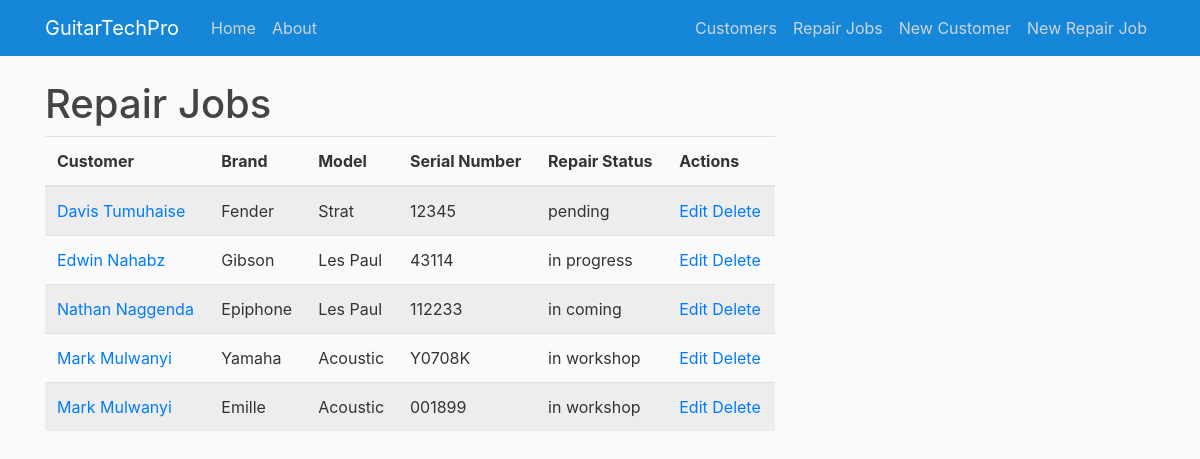
Before: /guitars/view with the older database file.
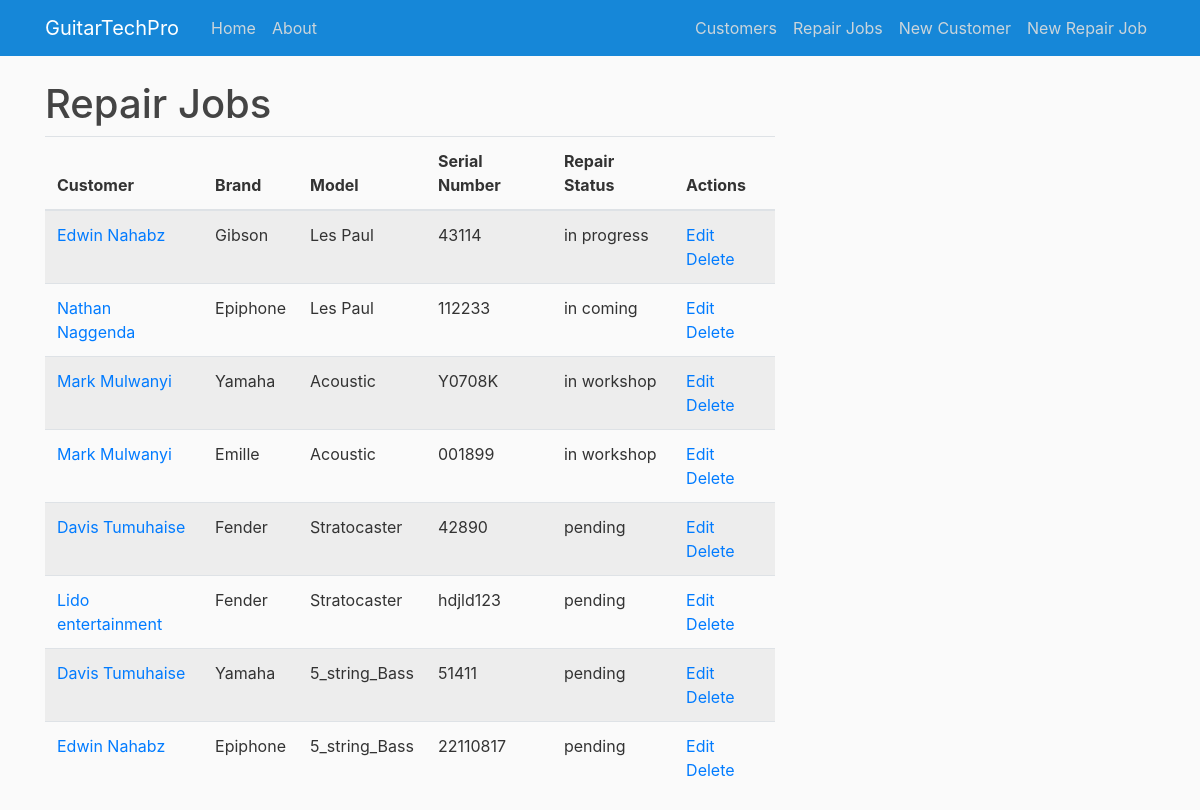
After: the same page with the newer database file.
### app/models.py (models this page shows, shortened)
class Guitar(db.Model):
    id = db.Column(db.Integer, primary_key=True)
    brand = db.Column(db.String(50), nullable=False)
    model = db.Column(db.String(50), nullable=False)
    serial_number = db.Column(db.String(50), nullable=True)
    description = db.Column(db.String(250), nullable=False)
    repair_status = db.Column(db.String(50), nullable=False)
    customer_id = db.Column(db.Integer, db.ForeignKey('customer.id'), nullable=False)

class Customer(db.Model):
    id = db.Column(db.Integer, primary_key=True)
    firstname = db.Column(db.String(50), nullable=False)
    lastname = db.Column(db.String(50), nullable=False)
    phone = db.Column(db.String(20), nullable=False)
    email = db.Column(db.String(120), nullable=True)
    guitars = db.relationship('Guitar', backref='customer', lazy=True)

### app/routes.py (the view)
@app.route('/guitars/view', methods=['GET', 'POST'])
def view_guitars():
    guitars = Guitar.query.all()
    return render_template('view_guitars.html', guitars=guitars)

### app/templates/view_guitars.html (shortened to what this page needs)
{% extends 'base.html' %}
{% block content %}
<h1>Repair Jobs</h1>
<div class="table-responsive">
    <table class="table table-striped">
        <thead>
            <tr>
                <th>Customer</th>
                <th>Brand</th>
                <th>Model</th>
                <th>Serial Number</th>
                <th>Repair Status</th>
                <th>Actions</th>
            </tr>
        </thead>
        <tbody>
            {% for guitar in guitars %}
            <tr>
                <td>
                    {% if guitar.customer %}
                    <a href="{{ url_for('view_customer_guitars', customer_id=guitar.customer.id) }}">
                        {{ guitar.customer.firstname }} {{ guitar.customer.lastname }}
                    </a>
                    {% else %}
                    <a href="{{ url_for('add_customer', guitar_id=guitar.id) }}">Add Customer</a>
                    {% endif %}
                </td>
                <td>{{ guitar.brand }}</td>
                <td>{{ guitar.model }}</td>
                <td>{{ guitar.serial_number}}</td>
                <td>{{ guitar.repair_status }}</td>
                <td>
                    <a href="{{ url_for('edit_guitar', guitar_id=guitar.id) }}">Edit</a>
                    <a href="{{ url_for('delete_guitar', guitar_id=guitar.id) }}" onclick="return confirm('Are you sure you want to delete this guitar?')">Delete</a>
                </td>
            </tr>
            {% endfor %}
        </tbody>
    </table>
</div>
{% endblock %}

### app/templates/base.html (shortened to what this page needs)
<!DOCTYPE html>
<html>
<head>
  <link rel="stylesheet" href="https://cdn.jsdelivr.net/npm/bootstrap@4.1.3/dist/css/bootstrap.min.css">
  <link rel="stylesheet" type="text/css" href="{{ url_for('static', filename='main.css') }}">
</head>
<body>
  <header class="site-header">
  <nav class="navbar navbar-expand-md navbar-dark bg-steel fixed-top">
    <div class="container">
      <a class="navbar-brand mr-4" href="{{ url_for('index') }}">GuitarTechPro </a>
      <div class="collapse navbar-collapse" id="navbarToggle">
        <div class="navbar-nav mr-auto">
          <a class="nav-item nav-link" href="{{ url_for('home') }}">Home</a>
          <a class="nav-item nav-link" href="{{ url_for('about') }}">About</a>
        </div>
          <div class="navbar-nav">
            <a class="nav-item nav-link" href="{{ url_for('view_customers') }}">Customers</a>
            <a class="nav-item nav-link" href="{{ url_for('view_guitars') }}">Repair Jobs</a>
            <a class="nav-item nav-link" href="{{ url_for('add_customer') }}">New Customer</a>
            <a class="nav-item nav-link" href="{{ url_for('add_guitar') }}">New Repair Job</a>
          </div>
      </div>
    </div>
  </nav>
  </header>
  <main role="main" class="container">
    <div class="row">
      <div class="col-md-8">
        {% block content %}{% endblock %}
      </div>
  </main>
  </body>
</html>

### app/static/main.css (style rules this page uses)
body { background: #fafafa; color: #333333; margin-top: 5rem; }
h1, h2, h3, h4, h5, h6 { color: #444444; }
.bg-steel { background-color: #1687d8; }
.site-header .navbar-nav .nav-link { color: #cbd5db; }

Changed rows visible on the page:
removed Guitar: customer.firstname "Davis", customer.lastname "Tumuhaise", brand "Fender", model "Strat", serial_number "12345", repair_status "pending"
added Guitar: customer.firstname "Davis", customer.lastname "Tumuhaise", brand "Fender", model "Stratocaster", serial_number "42890", repair_status "pending"
added Guitar: customer.firstname "Lido", customer.lastname "entertainment", brand "Fender", model "Stratocaster", serial_number "hdjld123", repair_status "pending"
added Guitar: customer.firstname "Davis", customer.lastname "Tumuhaise", brand "Yamaha", model "5_string_Bass", serial_number "51411", repair_status "pending"
added Guitar: customer.firstname "Edwin", customer.lastname "Nahabz", brand "Epiphone", model "5_string_Bass", serial_number "22110817", repair_status "pending"
